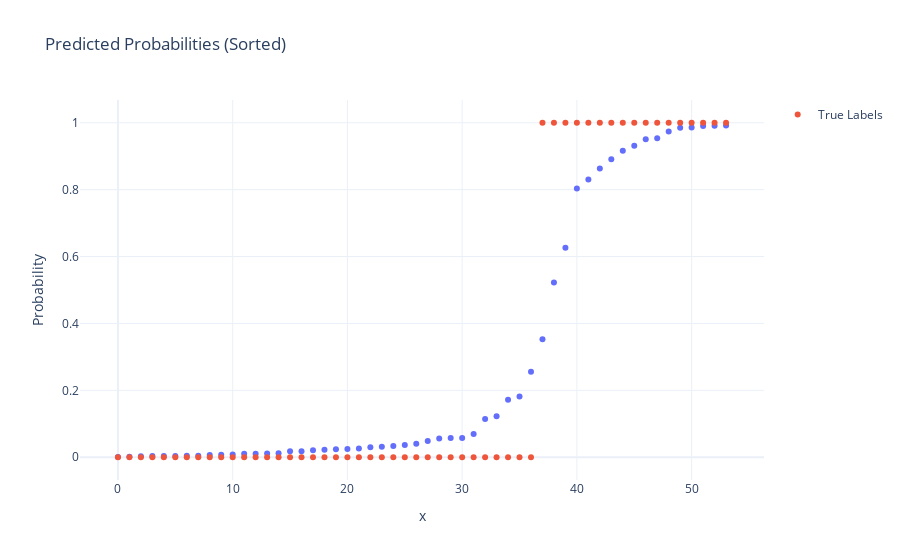

Notebook code cell kept with this figure:
### Code cell
# sort the predictions for plotting purposes.
sorted_indices = np.argsort(y_pred_probabiltiies)
predictions = y_pred_probabiltiies[sorted_indices]
labels = y_test[sorted_indices]

fig = px.scatter(y = predictions, x = list(range(len(predictions))), title = "Predicted Probabilities (Sorted)", labels = {"y": "Probability"}, template = "plotly_white")
fig.add_scatter(y = labels, x = list(range(len(labels))), mode = "markers", name = "True Labels")

### Figure 1 — Plotly figure (JSON) as saved in the notebook; plotly's stock layout.template omitted (floating-point values rounded to 4 significant figures)
{"data": [{"hovertemplate": "x=%{x}<br>Probability=%{y}<extra></extra>", "legendgroup": "", "marker": {"color": "#636efa", "symbol": "circle"}, "mode": "markers", "name": "", "orientation": "v", "showlegend": false, "type": "scatter", "x": [0, 1, 2, 3, 4, 5, 6, 7, 8, 9, 10, 11, 12, 13, 14, 15, 16, 17, 18, 19, 20, 21, 22, 23, 24, 25, 26, 27, 28, 29, 30, 31, 32, 33, 34, 35, 36, 37, 38, 39, 40, 41, 42, 43, 44, 45, 46, 47, 48, 49, 50, 51, 52, 53], "xaxis": "x", "y": [0.000737, 0.001651, 0.002789, 0.0035, 0.003774, 0.004082, 0.004313, 0.004614, 0.006921, 0.00741, 0.008315, 0.01054, 0.01069, 0.01154, 0.01171, 0.01763, 0.01776, 0.0208, 0.02241, 0.02357, 0.02462, 0.0259, 0.02998, 0.03167, 0.03385, 0.03627, 0.04002, 0.04858, 0.05614, 0.05744, 0.05751, 0.06977, 0.1144, 0.1229, 0.1718, 0.1815, 0.2559, 0.3526, 0.5222, 0.6261, 0.8031, 0.8307, 0.8632, 0.8906, 0.9165, 0.931, 0.9508, 0.9535, 0.974, 0.985, 0.9857, 0.9901, 0.9907, 0.9916], "yaxis": "y"}, {"mode": "markers", "name": "True Labels", "type": "scatter", "x": [0, 1, 2, 3, 4, 5, 6, 7, 8, 9, 10, 11, 12, 13, 14, 15, 16, 17, 18, 19, 20, 21, 22, 23, 24, 25, 26, 27, 28, 29, 30, 31, 32, 33, 34, 35, 36, 37, 38, 39, 40, 41, 42, 43, 44, 45, 46, 47, 48, 49, 50, 51, 52, 53], "y": [0, 0, 0, 0, 0, 0, 0, 0, 0, 0, 0, 0, 0, 0, 0, 0, 0, 0, 0, 0, 0, 0, 0, 0, 0, 0, 0, 0, 0, 0, 0, 0, 0, 0, 0, 0, 0, 1, 1, 1, 1, 1, 1, 1, 1, 1, 1, 1, 1, 1, 1, 1, 1, 1]}], "layout": {"legend": {"tracegroupgap": 0}, "title": {"text": "Predicted Probabilities (Sorted)"}, "xaxis": {"anchor": "y", "domain": [0, 1], "title": {"text": "x"}}, "yaxis": {"anchor": "x", "domain": [0, 1], "title": {"text": "Probability"}}}}
